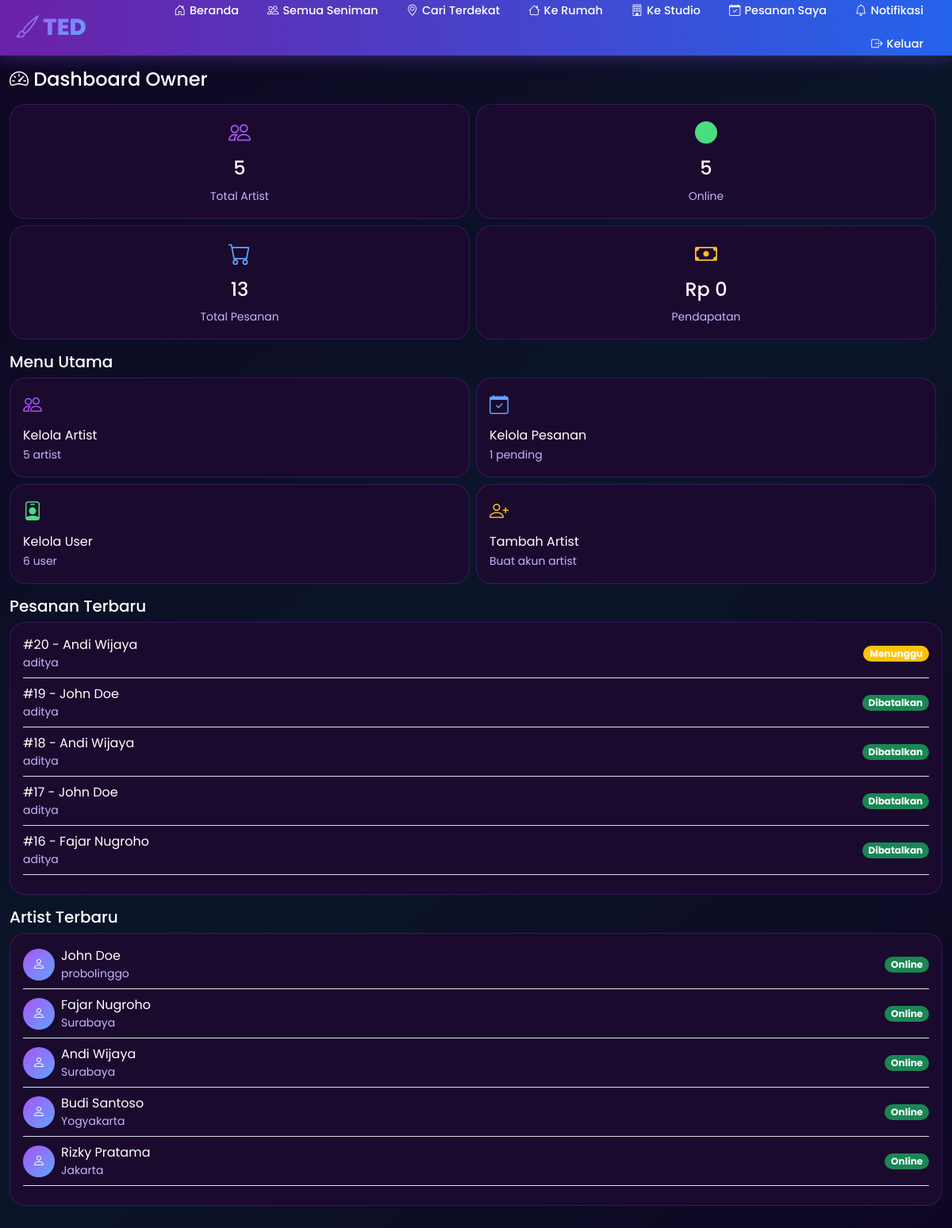
The app's page /owner/app/ (signed in) with its own data.
### tedapp/models.py (models this page shows, shortened)
class Booking(models.Model):
    STATUS_CHOICES = [
        ('pending', 'Menunggu'),
        ('confirmed', 'Dikonfirmasi'),
        ('on_the_way', 'Dalam Perjalanan'),
        ('arrived', 'Tiba'),
        ('started', 'Sedang Dikerjakan'),
        ('completed', 'Selesai'),
        ('cancelled', 'Dibatalkan'),
    ]
    SERVICE_TYPE_CHOICES = [
        ('studio', 'Ke Studio'),
        ('home', 'Ke Rumah'),
    ]
    PAYMENT_METHOD_CHOICES = [
        ('cash', 'Tunai'),
        ('gopay', 'GoPay'),
        ('ovo', 'OVO'),
        ('dana', 'DANA'),
        ('shopeepay', 'ShopeePay'),
        ('transfer', 'Transfer Bank'),
    ]
    PAYMENT_STATUS_CHOICES = [
        ('pending', 'Menunggu'),
        ('paid', 'Lunas'),
        ('failed', 'Gagal'),
    ]
    user = models.ForeignKey(User, on_delete=models.CASCADE, related_name='bookings')
    artist = models.ForeignKey(Artist, on_delete=models.CASCADE, related_name='bookings')
    service = models.ForeignKey(Service, on_delete=models.CASCADE, related_name='bookings')
    service_type = models.CharField(max_length=10, choices=SERVICE_TYPE_CHOICES)
    payment_method = models.CharField(max_length=20, choices=PAYMENT_METHOD_CHOICES, default='cash')
    payment_status = models.CharField(max_length=20, choices=PAYMENT_STATUS_CHOICES, default='pending')
    booking_date = models.DateField()
    booking_time = models.TimeField()
    address = models.TextField()
    city = models.CharField(max_length=100)
    user_latitude = models.DecimalField(max_digits=9, decimal_places=6, null=True, blank=True)
    user_longitude = models.DecimalField(max_digits=9, decimal_places=6, null=True, blank=True)
    description = models.TextField(blank=True)
    status = models.CharField(max_length=20, choices=STATUS_CHOICES, default='pending')
    total_price = models.DecimalField(max_digits=10, decimal_places=0)
    notes = models.TextField(blank=True)
    cancellation_reason = models.TextField(blank=True)
    estimated_arrival = models.IntegerField(default=0, help_text='Estimasi waktu arrival dalam menit')
    created_at = models.DateTimeField(auto_now_add=True)
    updated_at = models.DateTimeField(auto_now=True)

class Artist(models.Model):
    user = models.OneToOneField(User, on_delete=models.CASCADE, null=True, blank=True, related_name='artist_profile')
    name = models.CharField(max_length=200)
    nickname = models.CharField(max_length=100)
    photo = models.ImageField(upload_to='artists/', blank=True, null=True)
    phone = models.CharField(max_length=20)
    email = models.EmailField(blank=True)
    address = models.CharField(max_length=300)
    city = models.CharField(max_length=100)
    latitude = models.DecimalField(max_digits=9, decimal_places=6, null=True, blank=True)
    longitude = models.DecimalField(max_digits=9, decimal_places=6, null=True, blank=True)
    current_latitude = models.DecimalField(max_digits=9, decimal_places=6, null=True, blank=True, help_text='Lokasi saat ini (mobile tracking)')
    current_longitude = models.DecimalField(max_digits=9, decimal_places=6, null=True, blank=True, help_text='Lokasi saat ini (mobile tracking)')
    description = models.TextField()
    specializations = models.CharField(max_length=300)
    experience_years = models.IntegerField(default=0)
    rating = models.DecimalField(max_digits=3, decimal_places=2, default=0)
    total_reviews = models.IntegerField(default=0)
    is_available_home = models.BooleanField(default=True)
    is_available_studio = models.BooleanField(default=True)
    home_service_fee = models.DecimalField(max_digits=10, decimal_places=0, default=0)
    studio_name = models.CharField(max_length=200, blank=True)
    studio_address = models.CharField(max_length=300, blank=True)
    service_radius_km = models.DecimalField(max_digits=5, decimal_places=2, default=20, help_text='Radius layanan dalam km')
    is_verified = models.BooleanField(default=False)
    is_active = models.BooleanField(default=True)
    is_online = models.BooleanField(default=False, help_text='Artist sedang online/menerima order')
    payment_gopay = models.CharField(max_length=30, blank=True, help_text='Nomor GoPay')
    payment_ovo = models.CharField(max_length=30, blank=True, help_text='Nomor OVO')
    payment_dana = models.CharField(max_length=30, blank=True, help_text='Nomor DANA')
    payment_shopeepay = models.CharField(max_length=30, blank=True, help_text='Nomor ShopeePay')
    payment_transfer = models.CharField(max_length=50, blank=True, help_text='Nomor Rekening Transfer Bank')
    payment_bank_name = models.CharField(max_length=50, blank=True, help_text='Nama Bank')
    created_at = models.DateTimeField(auto_now_add=True)

### tedapp/views.py (the view)
# urls.py: path('owner/app/', views.owner_app_dashboard, name='owner_app_dashboard'),
@login_required
def owner_app_dashboard(request):
    try:
        profile = request.user.profile
        if profile.role != 'owner':
            messages.error(request, 'Anda tidak memiliki akses ke halaman owner.')
            return redirect('home')
    except UserProfile.DoesNotExist:
        UserProfile.objects.create(user=request.user, role='user')
        return redirect('home')
    total_artists = Artist.objects.count()
    online_artists = Artist.objects.filter(is_online=True).count()
    total_bookings = Booking.objects.count()
    pending_bookings = Booking.objects.filter(status='pending').count()
    total_users = User.objects.count()
    total_revenue = Transaction.objects.filter(status='paid').aggregate(Sum('amount'))['amount__sum'] or 0
    recent_bookings = Booking.objects.order_by('-created_at')[:5]
    recent_artists = Artist.objects.order_by('-created_at')[:5]
    context = {
        'total_artists': total_artists,
        'online_artists': online_artists,
        'total_bookings': total_bookings,
        'pending_bookings': pending_bookings,
        'total_users': total_users,
        'total_revenue': total_revenue,
        'recent_bookings': recent_bookings,
        'recent_artists': recent_artists,
    }
    return render(request, 'tedapp/owner_app.html', context)

### tedapp/templates/tedapp/owner_app.html (shortened to what this page needs)
{% extends 'tedapp/base.html' %}
{% load static %}
{% block content %}
<div class="container py-3">
    <div class="d-flex justify-content-between align-items-center mb-3">
        <h4 class="text-white mb-0"><i class="bi bi-speedometer2"></i> Dashboard Owner</h4>
    </div>
    <div class="row g-2 mb-3">
        <div class="col-6">
            <div class="card-ted p-3 text-center">
                <i class="bi bi-people fs-3" style="color: var(--accent-purple);"></i>
                <h4 class="mt-2 text-white">{{ total_artists }}</h4>
                <small style="color: var(--text-secondary);">Total Artist</small>
            </div>
        </div>
        <div class="col-6">
            <div class="card-ted p-3 text-center">
                <i class="bi bi-circle-fill fs-3" style="color: #4ade80;"></i>
                <h4 class="mt-2 text-white">{{ online_artists }}</h4>
                <small style="color: var(--text-secondary);">Online</small>
            </div>
        </div>
        <div class="col-6">
            <div class="card-ted p-3 text-center">
                <i class="bi bi-cart fs-3" style="color: var(--accent-blue);"></i>
                <h4 class="mt-2 text-white">{{ total_bookings }}</h4>
                <small style="color: var(--text-secondary);">Total Pesanan</small>
            </div>
        </div>
        <div class="col-6">
            <div class="card-ted p-3 text-center">
                <i class="bi bi-cash fs-3" style="color: #fbbf24;"></i>
                <h4 class="mt-2 text-white">Rp {{ total_revenue|floatformat:0 }}</h4>
                <small style="color: var(--text-secondary);">Pendapatan</small>
            </div>
        </div>
    </div>
    <h5 class="text-white mb-2">Menu Utama</h5>
    <div class="row g-2 mb-3">
        <div class="col-6">
            <a href="{% url 'owner_artists' %}" class="card-ted p-3 text-decoration-none d-block">
                <i class="bi bi-people fs-4" style="color: var(--accent-purple);"></i>
                <span class="d-block text-white mt-2">Kelola Artist</span>
                <small style="color: var(--text-secondary);">{{ total_artists }} artist</small>
            </a>
        </div>
        <div class="col-6">
            <a href="{% url 'owner_bookings' %}" class="card-ted p-3 text-decoration-none d-block">
                <i class="bi bi-calendar-check fs-4" style="color: var(--accent-blue);"></i>
                <span class="d-block text-white mt-2">Kelola Pesanan</span>
                <small style="color: var(--text-secondary);">{{ pending_bookings }} pending</small>
            </a>
        </div>
        <div class="col-6">
            <a href="{% url 'owner_users' %}" class="card-ted p-3 text-decoration-none d-block">
                <i class="bi bi-person-badge fs-4" style="color: #4ade80;"></i>
                <span class="d-block text-white mt-2">Kelola User</span>
                <small style="color: var(--text-secondary);">{{ total_users }} user</small>
            </a>
        </div>
        <div class="col-6">
            <a href="{% url 'owner_add_artist' %}" class="card-ted p-3 text-decoration-none d-block">
                <i class="bi bi-person-plus fs-4" style="color: #fbbf24;"></i>
                <span class="d-block text-white mt-2">Tambah Artist</span>
                <small style="color: var(--text-secondary);">Buat akun artist</small>
            </a>
        </div>
    </div>
    <h5 class="text-white mb-2">Pesanan Terbaru</h5>
    <div class="card-ted p-3 mb-3">
        {% for booking in recent_bookings %}
        <div class="d-flex justify-content-between align-items-center border-bottom pb-2 mb-2">
            <div>
                <span class="text-white">#{{ booking.id }} - {{ booking.artist.name }}</span>
                <small class="d-block" style="color: var(--text-secondary);">{{ booking.user.username }}</small>
            </div>
            <span class="badge rounded-pill {% if booking.status == 'pending' %}bg-warning{% elif booking.status == 'completed' %}bg-secondary{% else %}bg-success{% endif %}">
                {{ booking.get_status_display }}
            </span>
        </div>
        {% empty %}
        <p style="color: var(--text-secondary);" class="text-center">Belum ada pesanan</p>
        {% endfor %}
    </div>
    <h5 class="text-white mb-2">Artist Terbaru</h5>
    <div class="card-ted p-3">
        {% for artist in recent_artists %}
        <div class="d-flex justify-content-between align-items-center border-bottom pb-2 mb-2">
            <div class="d-flex align-items-center">
                {% if artist.photo %}
                <img src="{{ artist.photo.url }}" class="rounded-circle me-2" style="width: 40px; height: 40px; object-fit: cover;">
                {% else %}
                <div class="rounded-circle me-2 d-flex align-items-center justify-content-center" style="width: 40px; height: 40px; background: linear-gradient(135deg, var(--accent-purple), var(--accent-blue));">
                    <i class="bi bi-person text-white"></i>
                </div>
                {% endif %}
                <div>
                    <span class="text-white">{{ artist.name }}</span>
                    <small class="d-block" style="color: var(--text-secondary);">{{ artist.city }}</small>
                </div>
            </div>
            <span class="badge rounded-pill {% if artist.is_online %}bg-success{% else %}bg-secondary{% endif %}">
                {% if artist.is_online %}Online{% else %}Offline{% endif %}
            </span>
        </div>
        {% empty %}
        <p style="color: var(--text-secondary);" class="text-center">Belum ada artist</p>
        {% endfor %}
    </div>
</div>
{% endblock %}

### static/base.css (style rules this page uses)
:root { --primary-purple: #6B21A8; --primary-purple-light: #9333EA; --primary-purple-dark: #581C87; --primary-blue: #2563EB; --primary-blue-light: #3B82F6; --primary-blue-dark: #1D4ED8; --accent-purple: #A855F7; --accent-blue: #60A5FA; --dark-bg: #0F0523; --card-bg: #1A0A2E; --text-primary: #FFFFFF; --text-secondary: #C4B5FD; --safe-area-bottom: env(safe-area-inset-bottom, 0px); }
* { margin: 0; padding: 0; box-sizing: border-box; -webkit-tap-highlight-color: transparent; -webkit-touch-callout: none; -webkit-user-select: none; user-select: none; }
html { overflow-x: hidden !important; max-width: 100vw !important; width: 100% !important; touch-action: pan-y pinch-zoom; }
body { font-family: 'Poppins', sans-serif; background: linear-gradient(135deg, var(--dark-bg) 0%, #0A1628 50%, var(--dark-bg) 100%); color: var(--text-primary); min-height: 100vh; overflow-x: hidden !important; overflow-y: auto; -webkit-overflow-scrolling: touch; padding-top: 70px; padding-bottom: 20px; max-width: 100%; width: 100%; touch-action: pan-y; }
.container, .row, section, article, main, nav, header, footer { max-width: 100%; overflow-x: hidden; }
@media (min-width: 1025px) { body { padding-bottom: 72px; } }
@media (min-width: 1025px) { body { padding-top: 70px; } }
@media (min-width: 1025px) { .container { max-width: 1200px; } }
.card-ted { background: var(--card-bg); border: 1px solid rgba(168, 85, 247, 0.2); border-radius: 20px; overflow: hidden; transition: all 0.3s ease; }

### records on screen
Booking: id "20", artist.name "Andi Wijaya", user.username "aditya", status "Menunggu"
Booking: id "19", artist.name "John Doe", user.username "aditya", status "Dibatalkan"
Booking: id "18", artist.name "Andi Wijaya", user.username "aditya", status "Dibatalkan"
Booking: id "17", artist.name "John Doe", user.username "aditya", status "Dibatalkan"
Booking: id "16", artist.name "Fajar Nugroho", user.username "aditya", status "Dibatalkan"
Artist: name "John Doe", city "probolinggo", is_online "Online"
Artist: name "Fajar Nugroho", city "Surabaya", is_online "Online"
Artist: name "Andi Wijaya", city "Surabaya", is_online "Online"
Artist: name "Budi Santoso", city "Yogyakarta", is_online "Online"
Artist: name "Rizky Pratama", city "Jakarta", is_online "Online"

### other values on screen
{{ total_artists }} "5"
{{ online_artists }} "5"
{{ total_bookings }} "13"
{{ total_revenue|floatformat:0 }} "0"
{{ pending_bookings }} "1"
{{ total_users }} "6"
